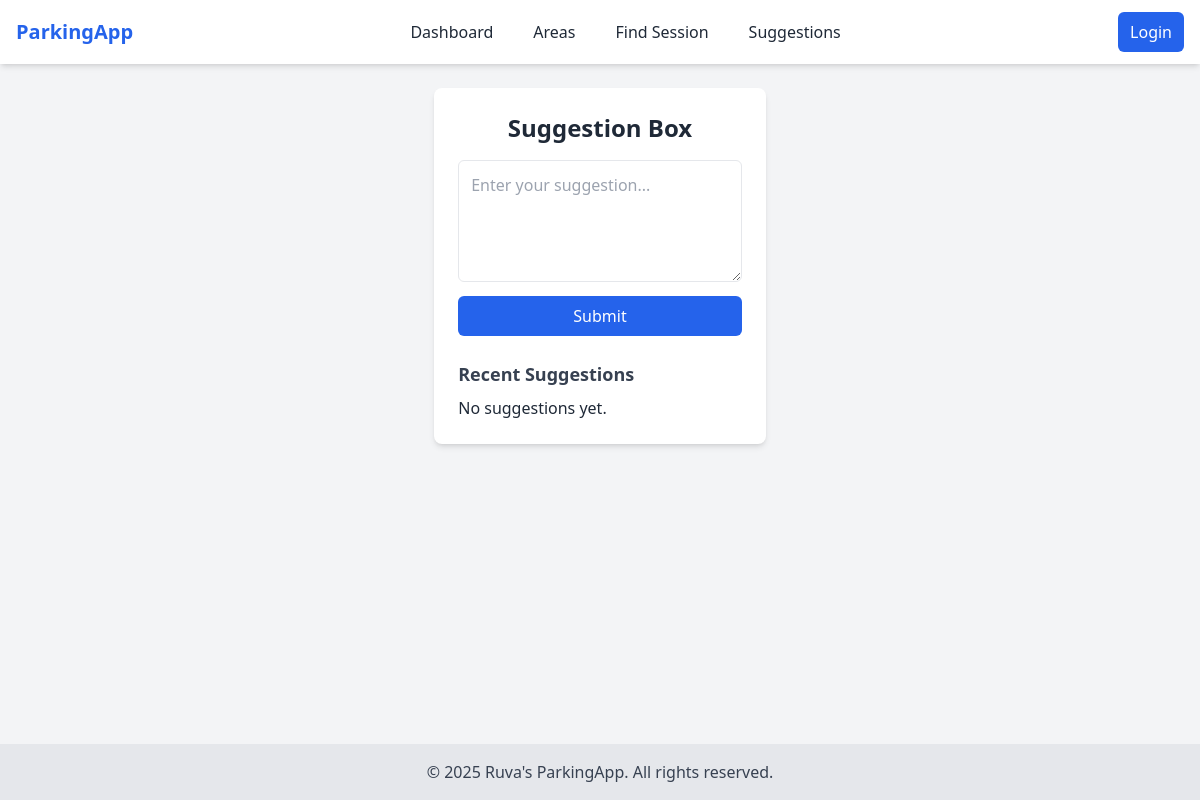
/suggestions/ (signed in), run on an earlier commit of the app's database.
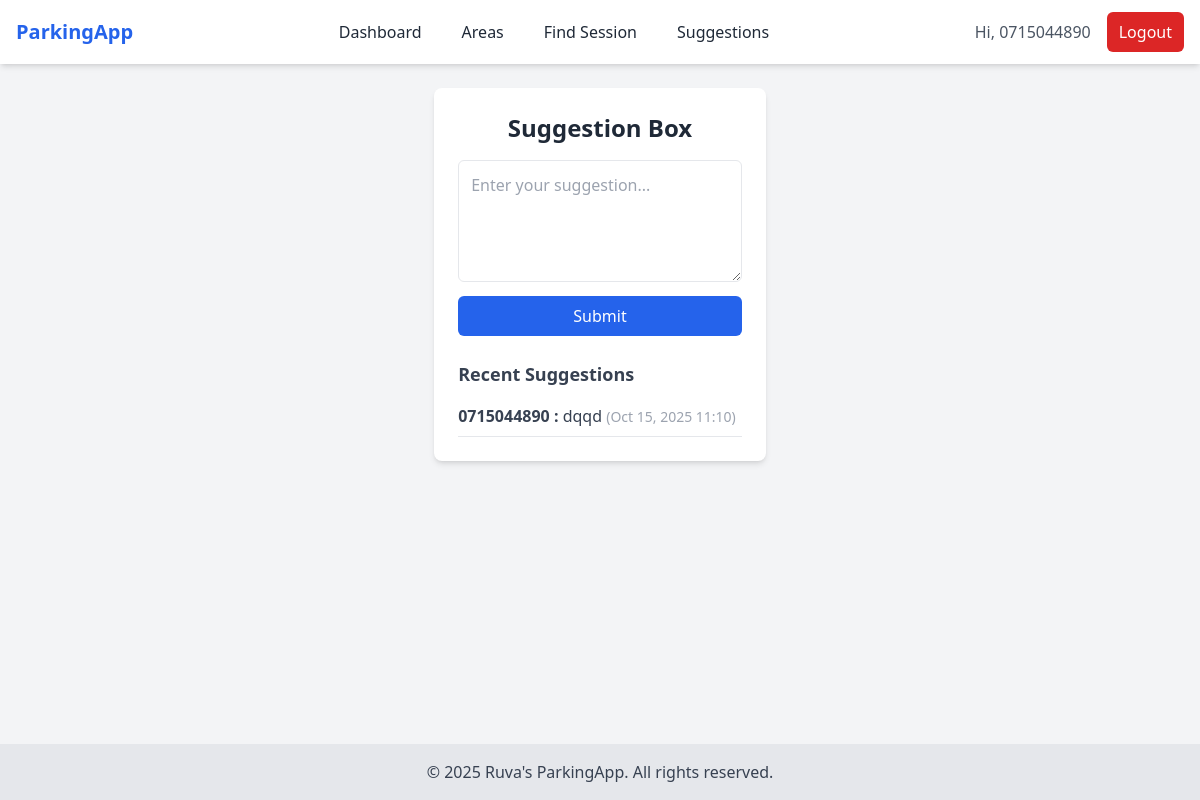
And on a later commit of the database.
### parking/models.py (models this page shows, shortened)
class UserProfile(models.Model):
    phone_number = models.CharField(max_length=20, unique=True)
    name = models.CharField(max_length=100, blank=True, null=True)
    created_at = models.DateTimeField(auto_now_add=True)

class Suggestions(models.Model):
    user = models.ForeignKey(UserProfile, on_delete=models.SET_NULL, null=True, blank=True, related_name='suggestions')
    message = models.TextField()
    submitted_at = models.DateTimeField(auto_now_add=True)
    class Meta:
        verbose_name = "Suggestion"
        verbose_name_plural = "Suggestions"
        ordering = ['-submitted_at']

### parking/views.py (the view, shortened to what this page needs)
# urls.py: path('suggestions/', views.suggestion_box, name='suggestion_box'),
@login_required_phone
def suggestion_box(request):
    user_obj = None
    user_id = request.session.get('user_id')
    if user_id:
        try:
            user_obj = UserProfile.objects.get(pk=user_id)
        except UserProfile.DoesNotExist:
            request.session.flush()
    suggestions = Suggestions.objects.all()[:10]  # show latest 10 suggestions
    return render(request, 'parking/suggestion_box.html', {
        'suggestions': suggestions,
        'user_obj': user_obj,
    })

### parking/context_processors.py (called while the page is built)
def current_user(request):
    user_obj = None
    user_id = request.session.get('user_id')
    if user_id:
        try:
            user_obj = UserProfile.objects.get(pk=user_id)
        except UserProfile.DoesNotExist:
            request.session.flush()
    return {'user_obj': user_obj}

### templates/parking/suggestion_box.html (shortened to what this page needs)
{% extends "base.html" %}
{% block content %}
<div class="max-w-lg mx-auto bg-white p-6 rounded-lg shadow-md">
    <h1 class="text-2xl font-bold mb-4 text-gray-800 text-center">Suggestion Box</h1>
    <form method="POST" class="mb-6">
        <textarea name="message" rows="4" placeholder="Enter your suggestion..."
            class="w-full p-3 border rounded-md focus:outline-none focus:ring-2 focus:ring-blue-500 mb-2"></textarea>
        <button type="submit"
            class="w-full bg-blue-600 text-white py-2 rounded-md hover:bg-blue-700 transition">
            Submit
        </button>
    </form>
    <h2 class="text-lg font-semibold mb-2 text-gray-700">Recent Suggestions</h2>
    <ul>
        {% for s in suggestions %}
            <li class="border-b py-2 text-gray-700">
                <span class="font-semibold">
                    {% if s.user %}
                        {{ s.user.phone_number }}
                    {% else %}
                        Anonymous
                    {% endif %}
                    :
                </span>
                {{ s.message }}
                <span class="text-gray-400 text-sm">({{ s.submitted_at|date:"M d, Y H:i" }})</span>
            </li>
        {% empty %}
            <li>No suggestions yet.</li>
        {% endfor %}
    </ul>
</div>
{% endblock %}

### templates/base.html (shortened to what this page needs)
<!DOCTYPE html>
<html lang="en">
<head>
    <script src="https://cdn.tailwindcss.com"></script>
</head>
<body class="bg-gray-100 text-gray-800 flex flex-col min-h-screen">
<nav class="bg-white shadow-md">
    <div class="max-w-7xl mx-auto px-4">
        <div class="flex justify-between h-16 items-center">
            <div class="flex-shrink-0">
                <a href="{% url 'index' %}" class="text-xl font-bold text-blue-600">ParkingApp</a>
            </div>
            <div class="hidden md:flex space-x-4 items-center">
                <a href="{% url 'index' %}" class="px-3 py-2 rounded-md hover:bg-gray-200">Dashboard</a>
                <a href="{% url 'parking_area_list' %}" class="px-3 py-2 rounded-md hover:bg-gray-200">Areas</a>
                <a href="{% url 'find_by_phone' %}" class="px-3 py-2 rounded-md hover:bg-gray-200">Find Session</a>
                <a href="{% url 'suggestion_box' %}" class="px-3 py-2 rounded-md hover:bg-gray-200">Suggestions</a>
            </div>
            <div class="flex items-center space-x-4">
                {% if user_obj %}
                    <span class="text-gray-600">Hi, {{ user_obj.phone_number }}</span>
                    <a href="{% url 'logout' %}" class="px-3 py-2 bg-red-600 text-white rounded-md hover:bg-red-700">Logout</a>
                {% else %}
                    <a href="{% url 'login_with_phone' %}" class="px-3 py-2 bg-blue-600 text-white rounded-md hover:bg-blue-700">Login</a>
                {% endif %}
            </div>
        </div>
    </div>
</nav>
<main class="flex-1 max-w-7xl mx-auto px-4 py-6">
    {% block content %}{% endblock %}
</main>
<footer class="bg-gray-200 text-gray-700 py-4 text-center mt-auto">
    &copy; {% now "Y" %} Ruva's ParkingApp. All rights reserved.
</footer>
</body>
</html>

What changed in the data, as far as the page shows it:
added UserProfile: phone_number "0715044890"
added Suggestions: user.phone_number "0715044890", message "dqqd", submitted_at "Oct 15, 2025 11:10"
Also different on the page:
text no longer shown: "Login No suggestions yet."
text now shown: "Hi, Logout"
